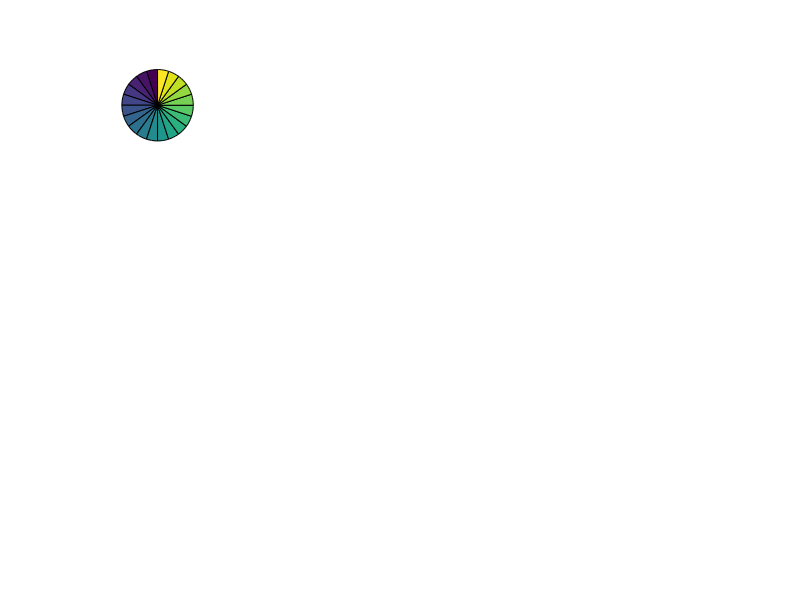

This figure's MATLAB source: (Note: this script raises an error after producing the figure.)
%% Introduction
% Assigns common names to colors, call up this script within your script to utilise them further
% colors from:
% https://digitalsynopsis.com/design/color-thesaurus-correct-names-of-shades/
% flags to display the plots
plotsflag=1
% if enabled, pie charts showing the colours will be displayed
subplotsflag=1
% if enabled, the pie charts will be displayed as a plot with 12 subplots opposed to 5 seperate plots
if subplotsflag==1
    sizeoffont=7;
    % sets font size of legend for subplots
else
    sizeoffont=10;
    % sets font size of legend for seperate plots
end

%% Shades

%% Plots

if plotsflag==1
    % data for plots
    data=ones(20,1);
    pielabels={' ',' ',' ',' ',' ',' ',' ',' ',' ',' ',' ',' ',' ',' ',' ',' ',' ',' ',' ',' '};
    % white shade wheel
    figure(1);
    if subplotsflag==1
    subplot(3,4,1);
    end
    pie(data,pielabels);
    colormap(gca,[white;pearl;alabaster;snow;ivory;cream;eggshell;cotton;chiffon;salt;lace;coconut;linen;bone;daisy;powder;frost;porcelain;parchment;rice]);
    labels={'white';'pearl';'alabaster';'snow';'ivory';'cream';'eggshell';'cotton';'chiffon';'salt';'lace';'coconut';'linen';'bone';'daisy';'powder';'frost';'porcelain';'parchment';'rice'};
    legend(labels,'Location','eastoutside','orientation','vertical','FontSize',sizeoffont);
    title('white shade wheel');
    % tan shade wheel
    if subplotsflag==0
    figure(2);
    end
    if subplotsflag==1
    subplot(3,4,2);
    end
    pie(data,pielabels);
    colormap(gca,[tan;beige;macaroon;hazelwood;granola;fawn;oat;eggnog;fawn;sugarcookie;sand;sepia;latte;oyster;biscotti;parmesean;hazelnut;sandcastle;buttermilk;sanddollar;shortbread]);
    labels={'tan';'beige';'macaroon';'hazelwood';'granola';'fawn';'oat';'eggnog';'fawn';'sugarcookie';'sand';'sepia';'latte';'oyster';'biscotti';'parmesean';'hazelnut';'sandcastle';'buttermilk';'sanddollar';'shortbread'};
    legend(labels,'Location','eastoutside','orientation','vertical','FontSize',sizeoffont);
    title('tan shade wheel');
    % yellow shade wheel
    if subplotsflag==0
    figure(3);
    end
    if subplotsflag==1
    subplot(3,4,3);
    end
    pie(data,pielabels);
    colormap(gca,[yellow;canary;gold;daffodil;flaxen;butter;lemon;mustard;corn;medallion;dandelion;yellowfire;bumblebee;banana;butterscotch;dijon;honey;blonde;pineapple;tuscansun]);
    labels={'yellow';'canary';'gold';'daffodil';'flaxen';'butter';'lemon';'mustard';'corn';'medallion';'dandelion';'yellowfire';'bumblebee';'banana';'butterscotch';'dijon';'honey';'blonde';'pineapple';'tuscansun'};
    legend(labels,'Location','eastoutside','orientation','vertical','FontSize',sizeoffont);
    title('yellow shade wheel');
    % orange shade wheel
    if subplotsflag==0
    figure(4);
    end
    if subplotsflag==1
    subplot(3,4,4);
    end
    pie(data,pielabels);
    colormap(gca,[orange;tangerine;merigold;cider;rust;ginger;tiger;redfire;bronze;cantaloupe;apricot;clay;honey;carrot;squash;spice;marmalade;amber;sandstone;yam]);
    labels={'orange';'tangerine';'merigold';'cider';'rust';'ginger';'tiger';'redfire';'bronze';'cantaloupe';'apricot';'clay';'honey';'carrot';'squash';'spice';'marmalade';'amber';'sandstone';'yam'};
    legend(labels,'Location','eastoutside','orientation','vertical','FontSize',sizeoffont);
    title('orange shade wheel');
    % red shade wheel
    if subplotsflag==0
    figure(5);
    end
    if subplotsflag==1
    subplot(3,4,5);
    end
    pie(data,pielabels);
    colormap(gca,[red;cherry;rosered;jam;merlot;garnet;crimson;ruby;scarlet;winered;brick;apple;mahogany;blood;sangriared;berryred;currant;blushred;candy;lipstick]);
    labels={'red';'cherry';'rosered';'jam';'merlot';'garnet';'crimson';'ruby';'scarlet';'winered';'brick';'apple';'mahogany';'blood';'sangriared';'berryred';'currant';'blushred';'candy';'lipstick'};
    legend(labels,'Location','eastoutside','orientation','vertical','FontSize',sizeoffont);
    title('red shade wheel');
    % pink shade wheel
    if subplotsflag==0
    figure(6);
    end
    if subplotsflag==1
    subplot(3,4,6);
    end
    pie(data,pielabels);
    colormap(gca,[pink;rosepink;fuscia;punch;blushpink;watermelon;flamingo;rogue;salmon;coral;peach;strawberry;rosewood;lemonade;taffy;bubblegum;balletslipper;crepe;magentapink;hotpink]);
    labels={'pink';'rosepink';'fuscia';'punch';'blushpink';'watermelon';'flamingo';'rogue';'salmon';'coral';'peach';'strawberry';'rosewood';'lemonade';'taffy';'bubblegum';'balletslipper';'crepe';'magentapink';'hotpink'};
    legend(labels,'Location','eastoutside','orientation','vertical','FontSize',sizeoffont);
    title('pink shade wheel');
    % purple shade wheel
    if subplotsflag==0
    figure(7);
    end
    if subplotsflag==1
    subplot(3,4,7);
    end
    pie(data,pielabels);
    colormap(gca,[purple;mauve;violet;boysenberry;lavender;plum;magentapurple;lilac;grape;periwinkle;sangriapurple;eggplant;jam;iris;heather;amethlyst;rasin;orchid;mulberry;winepurple]);
    labels={'purple';'mauve';'violet';'boysenberry';'lavender';'plum';'magentapurple';'lilac';'grape';'periwinkle';'sangriapurple';'eggplant';'jam';'iris';'heather';'amethlyst';'rasin';'orchid';'mulberry';'winepurple'};
    legend(labels,'Location','eastoutside','orientation','vertical','FontSize',sizeoffont);
    title('purple shade wheel');
    % blue shade wheel
    if subplotsflag==0
    figure(8);
    end
    if subplotsflag==1
    subplot(3,4,8);
    end
    pie(data,pielabels);
    colormap(gca,[blue;slate;sky;navy;indigo;cobalt;teal;ocean;peacock;azure;cerulean;lapis;spruce;stone;aegean;blueberry;denim;admiral;sapphire;artic]);
    labels={'blue';'slate';'sky';'navy';'indigo';'cobalt';'teal';'ocean';'peacock';'azure';'cerulean';'lapis';'spruce';'stone';'aegean';'blueberry';'denim';'admiral';'sapphire';'artic'};
    legend(labels,'Location','eastoutside','orientation','vertical','FontSize',sizeoffont);
    title('blue shade wheel');    
    % green shade wheel
    if subplotsflag==0
    figure(9);
    end
    if subplotsflag==1
    subplot(3,4,9);
    end
    pie(data,pielabels);
    colormap(gca,[green;chartreuse;juniper;sage;lime;fern;olive;emerald;pear;moss;shamrock;seafoam;pine;parakeet;mint;seaweed;pickle;pistachio;basil;crocodile]);
    labels={'green';'chartreuse';'juniper';'sage';'lime';'fern';'olive';'emerald';'pear';'moss';'shamrock';'seafoam';'pine';'parakeet';'mint';'seaweed';'pickle';'pistachio';'basil';'crocodile'};
    legend(labels,'Location','eastoutside','orientation','vertical','FontSize',sizeoffont);
    title('green shade wheel'); 
    % brown shade wheel
    if subplotsflag==0
    figure(10);
    end
    if subplotsflag==1
    subplot(3,4,10);
    end
    pie(data,pielabels);
    colormap(gca,[brown;coffee;mocha;peanut;carob;hickory;wood;pecan;walnut;caramel;gingerbread;syrup;chocolate;tortilla;umber;tawny;brunette;cinnamon;penny;cedar]);
    labels={'brown';'coffee';'mocha';'peanut';'carob';'hickory';'wood';'pecan';'walnut';'caramel';'gingerbread';'syrup';'chocolate';'tortilla';'umber';'tawny';'brunette';'cinnamon';'penny';'cedar'};
    legend(labels,'Location','eastoutside','orientation','vertical','FontSize',sizeoffont);
    title('brown shade wheel'); 
    % grey shade wheel
    if subplotsflag==0
    figure(11);
    end
    if subplotsflag==1
    subplot(3,4,11);
    end
    pie(data,pielabels);
    colormap(gca,[grey;shadow;graphite;iron;pewter;cloud;silver;smoke;slate;anchor;ash;porpoise;dove;fog;flint;charcoal;pebble;lead;coin;fossil]);
    labels={'grey';'shadow';'graphite';'iron';'pewter';'cloud';'silver';'smoke';'slate';'anchor';'ash';'porpoise';'dove';'fog';'flint';'charcoal';'pebble';'lead';'coin';'fossil'};
    legend(labels,'Location','eastoutside','orientation','vertical','FontSize',sizeoffont);
    title('grey shade wheel');  
    % black shade wheel
    if subplotsflag==0
    figure(12);
    end
    if subplotsflag==1
    subplot(3,4,12);
    end
    pie(data,pielabels);
    colormap(gca,[black;ebony;crow;charcoal;midnight;ink;raven;oil;grease;onyx;pitch;soot;sable;jetblack;coal;metal;obsidian;jade;spider;leather]);
    labels={'black';'ebony';'crow';'charcoal';'midnight';'ink';'raven';'oil';'grease';'onyx';'pitch';'soot';'sable';'jetblack';'coal';'metal';'obsidian';'jade';'spider';'leather'};
    legend(labels,'Location','eastoutside','orientation','vertical','FontSize',sizeoffont);
    title('black shade wheel'); 
end
